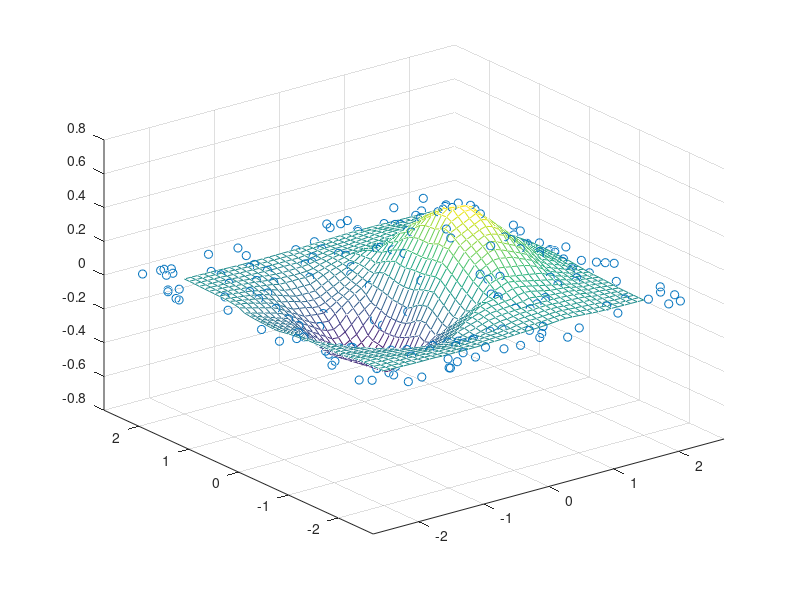

The MATLAB source for this figure:
rng default
xy = -2.5 + 5*rand([200 2]);
x = xy(:,1);
y = xy(:,2);
v = x.*exp(-x.^2-y.^2);

[xq,yq] = meshgrid(-2:.1:2, -2:.1:2);
vq = griddata(x,y,v,xq,yq);

close all
mesh(xq,yq,vq)
hold on
plot3(x,y,v,"o")
xlim([-2.7 2.7])
ylim([-2.7 2.7])